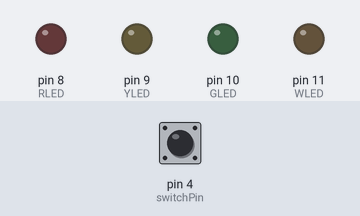
The sketch below on a simulated Arduino Uno, built with avr-gcc and run on an emulated ATmega328P. Parts: output pins drawn as LEDs (lit = HIGH). Dashed ring = blinking. Inputs (shaded band) come from the test bench; at power-on: pin 4 (switchPin) HIGH. What the sketch prints to the serial monitor is not drawn.

Above: at 1.2 s.
1.3 s: pin 4 (switchPin) pulled LOW for 0.15 s
At 1.37 s:
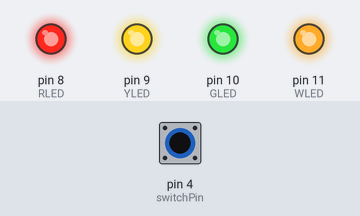
2.9 s: pin 4 (switchPin) pulled LOW for 1 s
At 4.4 s:
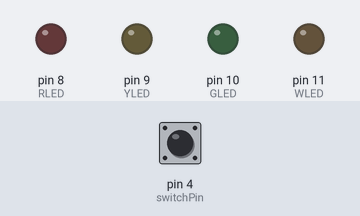
5.4 s: pin 4 (switchPin) pulled LOW for 3.2 s
At 6.7 s:
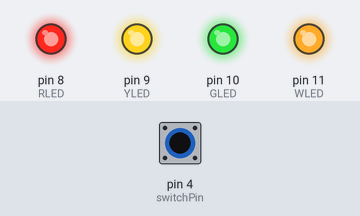
10.1 s: pin 4 (switchPin) pulsed LOW 5 times (0.12 s each, 0.3 s apart)
At 11.06 s:
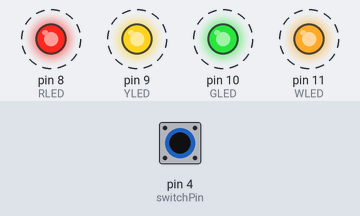
13.1 s: pin 4 (switchPin) pulsed LOW 5 times (0.12 s each, 0.3 s apart)
At 15.5 s:
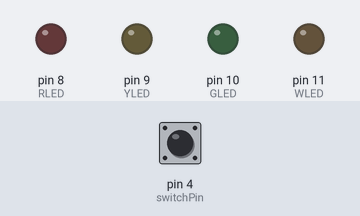
Timing chart, 0 to 17.0 s (numbered marks = the images above; inputs shaded):
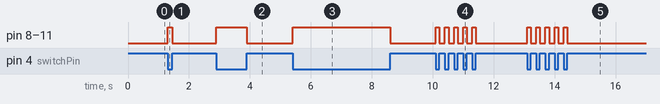

Measured:
- after the input at 1.3 s, pin 8 (RLED), pin 9 (YLED), pin 10 (GLED), pin 11 (WLED): LOW → HIGH at once, → LOW 0.15 s later
- after the input at 2.9 s, pin 8 (RLED), pin 9 (YLED), pin 10 (GLED), pin 11 (WLED): LOW → HIGH at once, → LOW 1.0 s later
- after the input at 5.4 s, pin 8 (RLED), pin 9 (YLED), pin 10 (GLED), pin 11 (WLED): LOW → HIGH at once, → LOW 3.2 s later
- after the input at 10.1 s, pin 8 (RLED), pin 9 (YLED), pin 10 (GLED), pin 11 (WLED): alternates HIGH for 0.12 s and LOW for 0.18 s, 10 changes in all, then stays LOW, starting at once
- after the input at 13.1 s, pin 8 (RLED), pin 9 (YLED), pin 10 (GLED), pin 11 (WLED): alternates HIGH for 0.12 s and LOW for 0.18 s, 10 changes in all, then stays LOW, starting at once

The sketch:

LightsOff_sep29b.ino
```cpp
//4 leds
const int WLED = 11;
const int GLED = 10;
const int YLED = 9;
const int RLED = 8;

const int switchPin = 4;

int buttonState;
boolean LEDstate;
boolean LEDpattern;
boolean isBlinking;
int buttonStateOld;

int inByte = 0;

void setup() {
  // put your setup code here, to run once:

  //define variables
  LEDpattern = false;
  isBlinking = false;

  //Begin serial port updating
  Serial.begin(9600);

  //initializing the LEDs
  pinMode(WLED, OUTPUT);
  pinMode(GLED, OUTPUT);
  pinMode(YLED, OUTPUT);
  pinMode(RLED, OUTPUT);

  pinMode(switchPin, INPUT);

  //establishContact();
}

void loop() {

  if (Serial.available() > 0) {
    // read the incoming byte:
    inByte = Serial.read();
    if (inByte == 1) LEDpattern = !LEDpattern;

  }

  if (digitalRead(switchPin) != buttonState) {

    // check if the switch is flipped.
    // if it is, the buttonState is HIGH:
    if (buttonState == HIGH) {
      if (LEDpattern) {
        isBlinking = true;
        //Serial.println("Lights on");
        Serial.write(1);
      } else {
        isBlinking = false;
        lightsOn();
        Serial.write(1);
      }
    }
    else {
      lightsOff();
      isBlinking = false;
      //Serial.println("Lights off");
      Serial.write(0);
    }
    // read the state of the pushbutton value:
    buttonState = digitalRead(switchPin);
  }

  if (isBlinking) {
    blinking();
  }
}

void blinking() {
  digitalWrite(WLED, HIGH);
  digitalWrite(GLED, HIGH);
  digitalWrite(YLED, HIGH);
  digitalWrite(RLED, HIGH);
  delay(100);
  digitalWrite(WLED, LOW);
  digitalWrite(GLED, LOW);
  digitalWrite(YLED, LOW);
  digitalWrite(RLED, LOW);
  delay(100);
}

void lightsOn() {
  // turn LED on:
  digitalWrite(WLED, HIGH);// turn the LED off by making the voltage LOW
  digitalWrite(GLED, HIGH);
  digitalWrite(YLED, HIGH); // turn the LED on (HIGH is the voltage level)
  digitalWrite(RLED, HIGH);
  Serial.print("Lights ON");
}

void lightsOff() {
  // turn LED off:
  digitalWrite(WLED, LOW);// turn the LED off by making the voltage LOW
  digitalWrite(GLED, LOW);
  digitalWrite(YLED, LOW); // turn the LED on (HIGH is the voltage level)
  digitalWrite(RLED, LOW);
  Serial.print("Lights OFF");
}

/////__________________________________Utilities______________________________________///

void establishContact() {

  while (Serial.available() <= 0) {
    Serial.println("A");   // send a capital A
    delay(300);
  }
}
```
